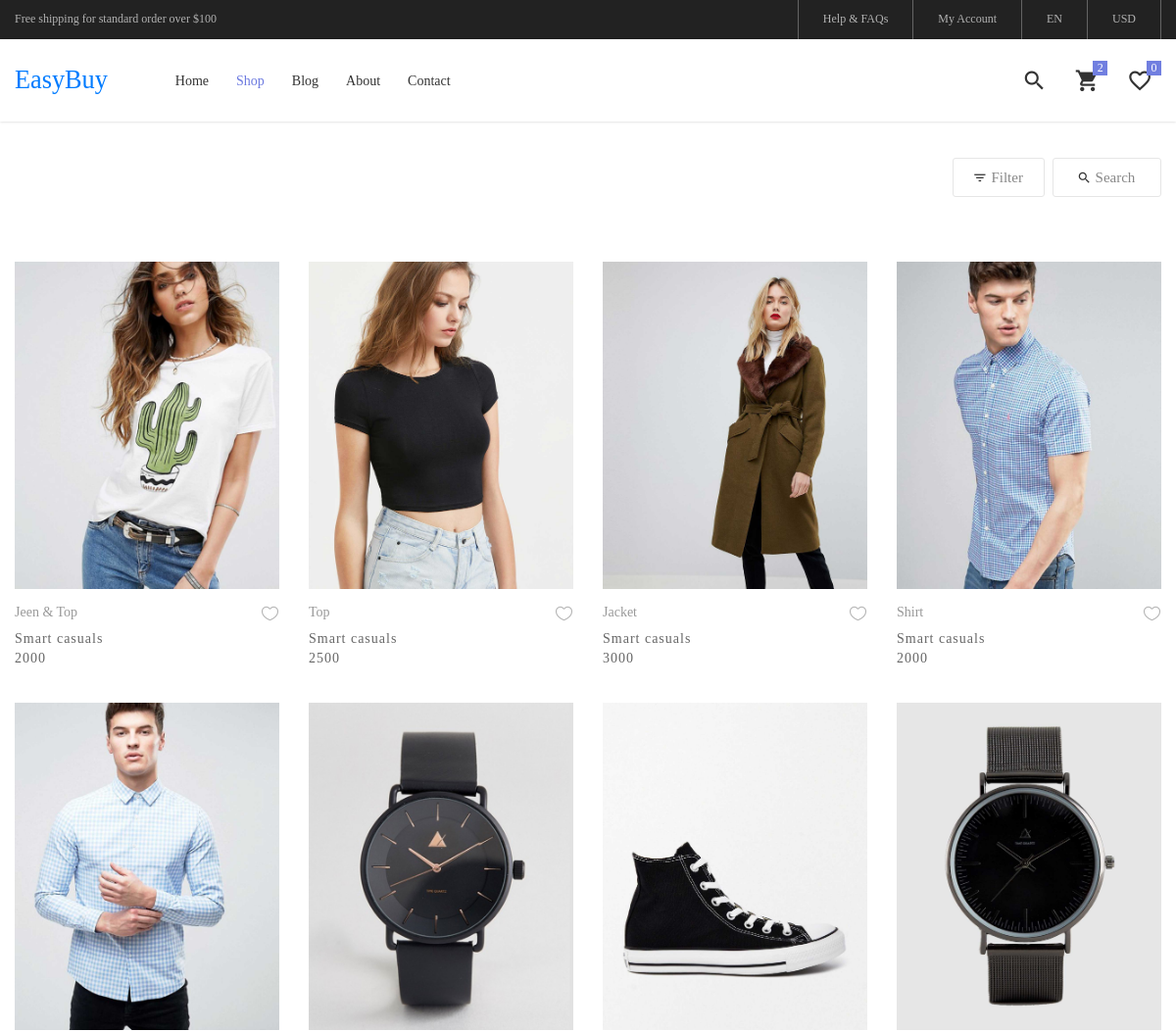
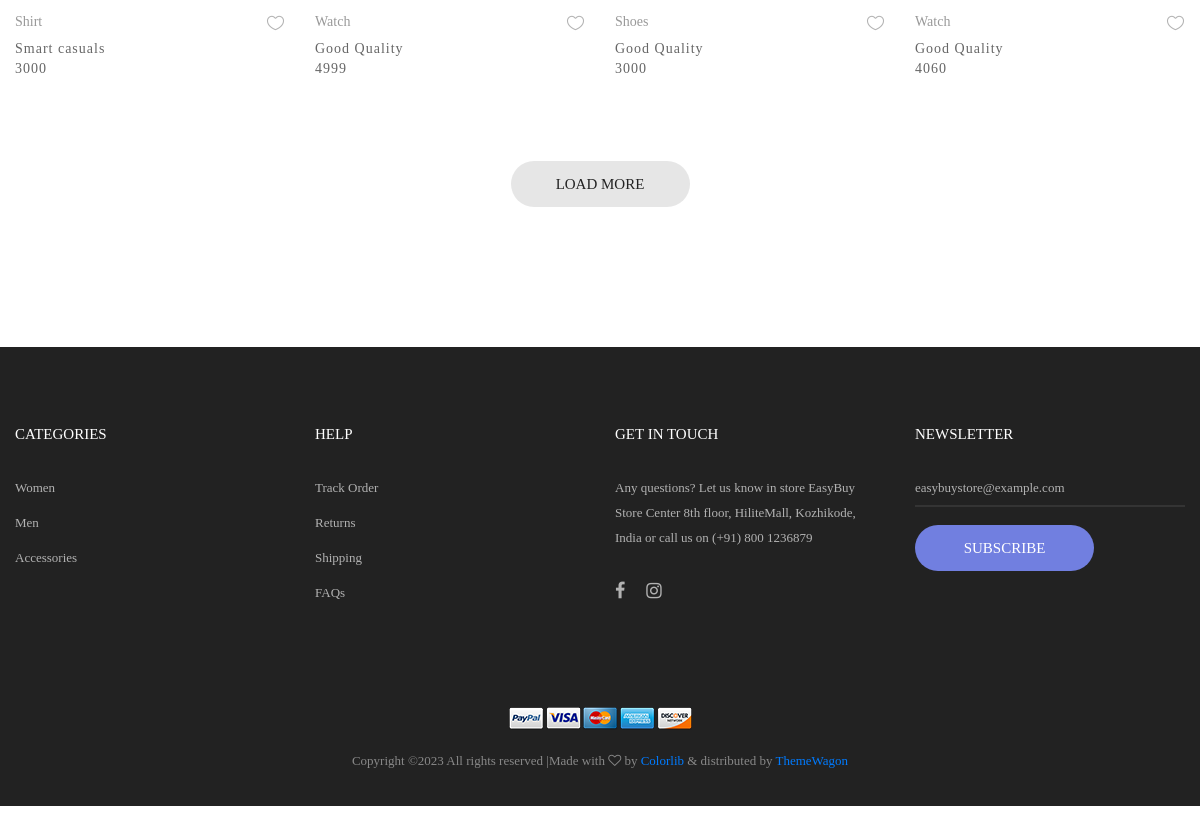
The app's page /Productdetails/ with its own data (2 pictures, top to bottom).
### APP1/models.py (models this page shows)
class productdatabase(models.Model):
    CategoryName = models.CharField(max_length=50, null=True, blank=True)
    ProductName = models.CharField(max_length=50, null=True, blank=True)
    Price = models.IntegerField(null=True, blank=True)
    Description = models.CharField(max_length=500, null=True, blank=True)
    Image = models.ImageField(upload_to="profile")

### APP2/views.py (the view)
# urls.py: path('Productdetails/',views.Productdetails,name='Productdetails'),
def Productdetails(request):
    data1 = productdatabase.objects.all()
    da = cartdb.objects.all()
    data=categorydb.objects.all()
    return render(request, 'App2Product.html', {'data1': data1,'data':data,'da':da})

### APP2/templates/App2Product.html (shortened to what this page needs)
<!DOCTYPE html>
{% load static %}
<html lang="en">
<head>
	<link rel="stylesheet" type="text/css" href="{% static 'assets/vendor/bootstrap/css/bootstrap.min.css' %}">
	<link rel="stylesheet" type="text/css" href="{% static 'assets/fonts/font-awesome-4.7.0/css/font-awesome.min.css' %}">
	<link rel="stylesheet" type="text/css" href="{% static 'assets/fonts/iconic/css/material-design-iconic-font.min.css' %}">
	<link rel="stylesheet" type="text/css" href="{% static 'assets/fonts/linearicons-v1.0.0/icon-font.min.css' %}">
	<link rel="stylesheet" type="text/css" href="{% static 'assets/vendor/animate/animate.css' %}">
	<link rel="stylesheet" type="text/css" href="{% static 'assets/vendor/css-hamburgers/hamburgers.min.css' %}">
	<link rel="stylesheet" type="text/css" href="{% static 'assets/vendor/animsition/css/animsition.min.css' %}">
	<link rel="stylesheet" type="text/css" href="{% static 'assets/vendor/select2/select2.min.css' %}">
	<link rel="stylesheet" type="text/css" href="{% static 'assets/vendor/daterangepicker/daterangepicker.css' %}">
	<link rel="stylesheet" type="text/css" href="{% static 'assets/vendor/slick/slick.css' %}">
	<link rel="stylesheet" type="text/css" href="{% static 'assets/vendor/MagnificPopup/magnific-popup.css' %}">
	<link rel="stylesheet" type="text/css" href="{% static 'assets/vendor/perfect-scrollbar/perfect-scrollbar.css' %}">
	<link rel="stylesheet" type="text/css" href="{% static 'assets/css/util.css' %}">
	<link rel="stylesheet" type="text/css" href="{% static 'assets/css/main.css' %}">
</head>
<body class="animsition">
	<header class="header-v4">
		<div class="container-menu-desktop">
			<div class="top-bar">
				<div class="content-topbar flex-sb-m h-full container">
					<div class="left-top-bar">
						Free shipping for standard order over $100
					</div>
					<div class="right-top-bar flex-w h-full">
						<a href="#" class="flex-c-m trans-04 p-lr-25">
							Help & FAQs
						</a>
						<a href="#" class="flex-c-m trans-04 p-lr-25">
							My Account
						</a>
						<a href="#" class="flex-c-m trans-04 p-lr-25">
							EN
						</a>
						<a href="#" class="flex-c-m trans-04 p-lr-25">
							USD
						</a>
					</div>
				</div>
			</div>
			<div class="wrap-menu-desktop how-shadow1">
				<nav class="limiter-menu-desktop container">
					<a href="#" class="logo">
							<h3   style="font-family: cursive;">EasyBuy</h3>
					</a>
					<div class="menu-desktop">
						<ul class="main-menu">
							<li>
								<a href="{% url 'Homepage' %}">Home</a>
							</li>
							<li class="active-menu">
								<a href="{% url 'Productdetails' %}">Shop</a>
							</li>
							<li>
								<a href="{% url 'Blogpage' %}">Blog</a>
							</li>
							<li>
								<a href="{% url 'Aboutpage' %}">About</a>
							</li>
							<li>
								<a href="{% url 'Contactpage' %}">Contact</a>
							</li>
						</ul>
					</div>
					<div class="wrap-icon-header flex-w flex-r-m">
						<div class="icon-header-item cl2 hov-cl1 trans-04 p-l-22 p-r-11 js-show-modal-search">
							<i class="zmdi zmdi-search"></i>
						</div>
						<div class="icon-header-item cl2 hov-cl1 trans-04 p-l-22 p-r-11 icon-header-noti js-show-cart" data-notify="2">
							<i class="zmdi zmdi-shopping-cart"></i>
						</div>
						<a href="#" class="icon-header-item cl2 hov-cl1 trans-04 p-l-22 p-r-11 icon-header-noti" data-notify="0">
							<i class="zmdi zmdi-favorite-outline"></i>
						</a>
					</div>
				</nav>
			</div>
		</div>
	</header>
	<div class="bg0 m-t-23 p-b-140">
		<div class="container">
			<div class="flex-w flex-sb-m p-b-52">
				<div class="flex-w flex-c-m m-tb-10">
					<div class="flex-c-m stext-106 cl6 size-104 bor4 pointer hov-btn3 trans-04 m-r-8 m-tb-4 js-show-filter">
						<i class="icon-filter cl2 m-r-6 fs-15 trans-04 zmdi zmdi-filter-list"></i>
						 Filter
					</div>
					<div class="flex-c-m stext-106 cl6 size-105 bor4 pointer hov-btn3 trans-04 m-tb-4 js-show-search">
						<i class="icon-search cl2 m-r-6 fs-15 trans-04 zmdi zmdi-search"></i>
						Search
					</div>
				</div>
			</div>
			<div class="row isotope-grid">
				{% for i in data1 %}
				<div class="col-sm-6 col-md-4 col-lg-3 p-b-35 isotope-item women">
					<div class="block2">
						<div class="block2-pic hov-img0">
							<img src="{{i.Image.url}}" alt="IMG-PRODUCT">
						</div>
						<div class="block2-txt flex-w flex-t p-t-14">
							<div class="block2-txt-child1 flex-col-l ">
								<a href="product-detail.html" class="stext-104 cl4 hov-cl1 trans-04 js-name-b2 p-b-6">
								{{i.ProductName}}
								</a>
								<span class="stext-105 cl3">
									{{i.Description}}
								</span>
								<span class="stext-105 cl3">
									{{i.Price}}
								</span>
							</div>
							<div class="block2-txt-child2 flex-r p-t-3">
								<a href="#" class="btn-addwish-b2 dis-block pos-relative js-addwish-b2">
									<img class="icon-heart1 dis-block trans-04" src="{% static 'assets/images/icons/icon-heart-01.png' %}" alt="ICON">
								</a>
							</div>
						</div>
					</div>
				</div>
					{% endfor %}
				</div>
			</div>
			<div class="flex-c-m flex-w w-full p-t-45">
				<a href="#" class="flex-c-m stext-101 cl5 size-103 bg2 bor1 hov-btn1 p-lr-15 trans-04">
					Load More
				</a>
			</div>
		</div>
	<footer class="bg3 p-t-75 p-b-32">
		<div class="container">
			<div class="row">
				<div class="col-sm-6 col-lg-3 p-b-50">
					<h4 class="stext-301 cl0 p-b-30">
						Categories
					</h4>
					<ul>
						<li class="p-b-10">
							<a href="#" class="stext-107 cl7 hov-cl1 trans-04">
								Women
							</a>
						</li>
						<li class="p-b-10">
							<a href="#" class="stext-107 cl7 hov-cl1 trans-04">
								Men
							</a>
						</li>
						<li class="p-b-10">
							<a href="#" class="stext-107 cl7 hov-cl1 trans-04">
								Accessories
							</a>
						</li>
					</ul>
				</div>
				<div class="col-sm-6 col-lg-3 p-b-50">
					<h4 class="stext-301 cl0 p-b-30">
						Help
					</h4>
					<ul>
						<li class="p-b-10">
							<a href="#" class="stext-107 cl7 hov-cl1 trans-04">
								Track Order
							</a>
						</li>
						<li class="p-b-10">
							<a href="#" class="stext-107 cl7 hov-cl1 trans-04">
								Returns
							</a>
						</li>
						<li class="p-b-10">
							<a href="#" class="stext-107 cl7 hov-cl1 trans-04">
								Shipping
							</a>
						</li>
						<li class="p-b-10">
							<a href="#" class="stext-107 cl7 hov-cl1 trans-04">
								FAQs
							</a>
						</li>
					</ul>
				</div>
				<div class="col-sm-6 col-lg-3 p-b-50">
					<h4 class="stext-301 cl0 p-b-30">
						GET IN TOUCH
					</h4>
					<p class="stext-107 cl7 size-201">
					Any questions? Let us know in store EasyBuy Store Center 8th floor, HiliteMall, Kozhikode, India or call us on (+91)  800 1236879
					</p>
					<div class="p-t-27">
						<a href="#" class="fs-18 cl7 hov-cl1 trans-04 m-r-16">
							<i class="fa fa-facebook"></i>
						</a>
						<a href="#" class="fs-18 cl7 hov-cl1 trans-04 m-r-16">
							<i class="fa fa-instagram"></i>
						</a>
					</div>
				</div>
				<div class="col-sm-6 col-lg-3 p-b-50">
					<h4 class="stext-301 cl0 p-b-30">
						Newsletter
					</h4>
					<form>
						<div class="wrap-input1 w-full p-b-4">
							<input class="input1 bg-none plh1 stext-107 cl7" type="text" name="email" placeholder="easybuystore@example.com">
						</div>
						<div class="p-t-18">
							<button class="flex-c-m stext-101 cl0 size-103 bg1 bor1 hov-btn2 p-lr-15 trans-04">
								Subscribe
							</button>
						</div>
					</form>
				</div>
			</div>
			<div class="p-t-40">
				<div class="flex-c-m flex-w p-b-18">
					<a href="#" class="m-all-1">
						<img src="{% static 'assets/images/icons/icon-pay-01.png' %}" alt="ICON-PAY">
					</a>
					<a href="#" class="m-all-1">
						<img src="{% static 'assets/images/icons/icon-pay-02.png' %}" alt="ICON-PAY">
					</a>
					<a href="#" class="m-all-1">
						<img src="{% static 'assets/images/icons/icon-pay-03.png' %}" alt="ICON-PAY">
					</a>
					<a href="#" class="m-all-1">
						<img src="{% static 'assets/images/icons/icon-pay-04.png' %}" alt="ICON-PAY">
					</a>
					<a href="#" class="m-all-1">
						<img src="{% static 'assets/images/icons/icon-pay-05.png' %}" alt="ICON-PAY">
					</a>
				</div>
				<p class="stext-107 cl6 txt-center">
Copyright &copy;<script>document.write(new Date().getFullYear());</script> All rights reserved |Made with <i class="fa fa-heart-o" aria-hidden="true"></i> by <a href="https://colorlib.com" target="_blank">Colorlib</a> &amp; distributed by <a href="https://themewagon.com" target="_blank">ThemeWagon</a>
				</p>
			</div>
		</div>
	</footer>
</body>
</html>

### APP2/static/assets/css/main.css (style rules this page uses)
.container { max-width: 1380px; }
@media (max-width: 1600px) { .container { max-width: 1200px; } }
.container-menu-desktop { height: auto; width: 100%; position: relative; -webkit-transition: all 0.3s; -o-transition: all 0.3s; -moz-transition: all 0.3s; transition: all 0.3s; }
.header-v4 .container-menu-desktop { height: 124px; }
.top-bar { height: 40px; background-color: #222; }
.left-top-bar { font-family: Poppins-Regular; font-size: 12px; line-height: 1.8; color: #b2b2b2; }
.right-top-bar a { font-family: Poppins-Regular; font-size: 12px; line-height: 1.8; height: 100%; color: #b2b2b2; border-right: 1px solid rgba(255,255,255,0.3); }
.right-top-bar a:first-child { border-left: 1px solid rgba(255,255,255,0.3); }
.wrap-menu-desktop { position: fixed; z-index: 1100; background-color: transparent; width: 100%; height: 84px; top: 40px; left: 0px; -webkit-transition: height 0.3s, background-color 0.3s; -o-transition: height 0.3s, background-color 0.3s; -moz-transition: height 0.3s, background-color 0.3s; transition: height 0.3s, background-color 0.3s; }
.header-v4 .wrap-menu-desktop { background-color: #fff; }
.limiter-menu-desktop { height: 100%; display: -webkit-box; display: -webkit-flex; display: -moz-box; display: -ms-flexbox; display: flex; align-items: center; background-color: transparent; }
.logo { display: -webkit-box; display: -webkit-flex; display: -moz-box; display: -ms-flexbox; display: flex; align-items: center; height: 65%; margin-right: 55px; }
.menu-desktop { display: -webkit-box; display: -webkit-flex; display: -moz-box; display: -ms-flexbox; display: flex; align-items: center; height: 100%; }
.main-menu { list-style-type: none; margin: 0; display: -webkit-box; display: -webkit-flex; display: -moz-box; display: -ms-flexbox; display: flex; align-items: center; }
.main-menu > li { display: block; position: relative; padding: 20px 10px 20px 0px; margin: 0px 4px 0px 14px; }
.main-menu > li > a { font-family: Poppins-Medium; font-size: 14px; color: #333; padding: 5px 0px; transition: all 0.4s; -webkit-transition: all 0.4s; -o-transition: all 0.4s; -moz-transition: all 0.4s; }
.wrap-icon-header { flex-grow: 1; }
.icon-header-item { position: relative; font-size: 26px; line-height: 1; cursor: pointer; }
.icon-header-noti::after { content: attr(data-notify); font-family: Poppins-Regular; font-size: 12px; color: #fff; line-height: 15px; text-align: center; display: block; position: absolute; top: -7px; right: 0; min-width: 15px; height: 15px; padding: 0 3px; background-color: #717fe0; }
.main-menu > li.active-menu > a { color: #6c7ae0; }
.block2-pic { position: relative; }
.block2-txt-child1 { width: calc(100% - 30px); }
.block2-txt-child2 { width: 30px; }
.cl0 { color: #fff; }
.cl2 { color: #333; }
.cl3 { color: #666; }
.cl4 { color: #999; }
.cl5 { color: #222; }
.cl6 { color: #888; }
.cl7 { color: #b2b2b2; }
.stext-101 { font-family: Poppins-Medium; font-size: 15px; line-height: 1.466667; text-transform: uppercase; }
.stext-104 { font-family: Poppins-Regular; font-size: 14px; line-height: 1.466667; }
.stext-105 { font-family: Poppins-Regular; font-size: 14px; line-height: 1.466667; letter-spacing: 1px; }
.stext-106 { font-family: Poppins-Regular; font-size: 15px; line-height: 1.2; }
.stext-107 { font-family: Poppins-Regular; font-size: 13px; line-height: 1.923; }
.stext-301 { font-family: Montserrat-Bold; font-size: 15px; line-height: 1.6; text-transform: uppercase; }
.size-103 { min-width: 179px; height: 46px; }
.size-104 { min-width: 94px; height: 40px; }
.size-105 { min-width: 111px; height: 40px; }
.size-201 { max-width: 270px; }
.bg-none { background-color: transparent; }
.bg0 { background-color: #fff; }
.bg1 { background-color: #717fe0; }
.bg2 { background-color: #e6e6e6; }
.bg3 { background-color: #222; }
.bor1 { border-radius: 23px; }
.bor4 { border: 1px solid #e6e6e6; border-radius: 3px; }
.wrap-input1 { position: relative; border-bottom: 2px solid rgba(204,204,204, 0.1); }
.input1 { background-color: transparent; width: 100%; }
.how-shadow1 { box-shadow: 0 0px 3px 0px rgba(0,0,0,0.2); -moz-box-shadow: 0 0px 3px 0px rgba(0,0,0,0.2); -webkit-box-shadow: 0 0px 3px 0px rgba(0,0,0,0.2); -o-box-shadow: 0 0px 3px 0px rgba(0,0,0,0.2); -ms-box-shadow: 0 0px 3px 0px rgba(0,0,0,0.2); }
.hov-img0 { display: block; overflow: hidden; }
.hov-img0 img { width: 100%; -webkit-transition: transform 0.9s ease; -o-transition: transform 0.9s ease; -moz-transition: transform 0.9s ease; transition: transform 0.9s ease; }

### records on screen
productdatabase: Image (picture), ProductName "Jeen & Top", Description "Smart casuals", Price "2000"
productdatabase: Image (picture), ProductName "Top", Description "Smart casuals", Price "2500"
productdatabase: Image (picture), ProductName "Jacket", Description "Smart casuals", Price "3000"
productdatabase: Image (picture), ProductName "Shirt", Description "Smart casuals", Price "2000"
productdatabase: Image (picture), ProductName "Shirt", Description "Smart casuals", Price "3000"
productdatabase: Image (picture), ProductName "Watch", Description "Good Quality", Price "4999"
productdatabase: Image (picture), ProductName "Shoes", Description "Good Quality", Price "3000"
productdatabase: Image (picture), ProductName "Watch", Description "Good Quality", Price "4060"
